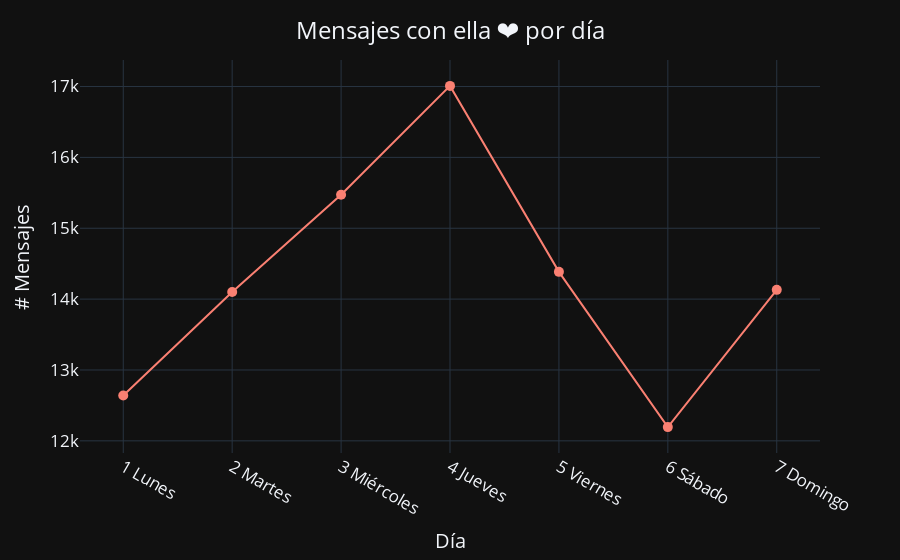

This figure's notebook cell:
### Markdown cell above
#### Número de mensajes por día

### Code cell
# Crear una columna de 1 para realizar el conteo de mensajes
df['# Mensajes por día'] = 1

# Sumar (contar) los mensajes que tengan la misma fecha
date_df = df.groupby('DiaSemana').count().reset_index()


# Plotear la cantidad de mensajes respecto del tiempo
fig = px.line(date_df, x='DiaSemana', y='# Mensajes por día', color_discrete_sequence=['salmon'], template='plotly_dark')

# Ajustar el gráfico
fig.update_layout(
    title={'text': 'Mensajes con ella ❤️ por día', 'y':0.96, 'x':0.5, 'xanchor': 'center'},
    font=dict(size=17))
fig.update_traces(mode='markers+lines', marker=dict(size=10))
fig.update_xaxes(title_text='Día', tickangle=30)
fig.update_yaxes(title_text='# Mensajes')
fig.show()

### Figure 1 — Plotly figure (JSON) as saved in the notebook; plotly's stock layout.template omitted (floating-point values rounded to 4 significant figures)
{"data": [{"hovertemplate": "DiaSemana=%{x}<br># Mensajes por día=%{y}<extra></extra>", "legendgroup": "", "line": {"color": "salmon", "dash": "solid"}, "marker": {"size": 10, "symbol": "circle"}, "mode": "markers+lines", "name": "", "orientation": "v", "showlegend": false, "type": "scatter", "x": ["1 Lunes", "2 Martes", "3 Miércoles", "4 Jueves", "5 Viernes", "6 Sábado", "7 Domingo"], "xaxis": "x", "y": [12639, 14101, 15472, 17009, 14385, 12194, 14131], "yaxis": "y"}], "layout": {"font": {"size": 17}, "legend": {"tracegroupgap": 0}, "margin": {"t": 60}, "title": {"text": "Mensajes con ella ❤️ por día", "x": 0.5, "xanchor": "center", "y": 0.96}, "xaxis": {"anchor": "y", "domain": [0, 1], "tickangle": 30, "title": {"text": "Día"}}, "yaxis": {"anchor": "x", "domain": [0, 1], "title": {"text": "# Mensajes"}}}}
